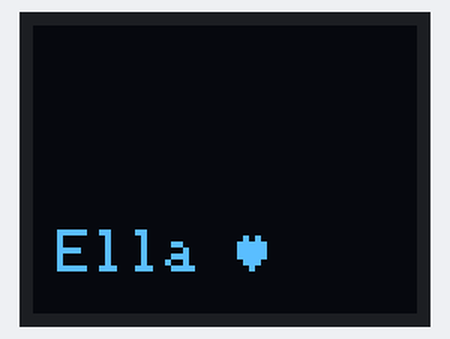
A sketch run on a simulated Arduino Uno, built with avr-gcc and run on an emulated ATmega328P. Parts: 64×48 one-colour display. The display library's start-up logo is not drawn; random numbers use the default seed unless the sketch sets one.

Above: at 1.4 s.
At 6.12 s:
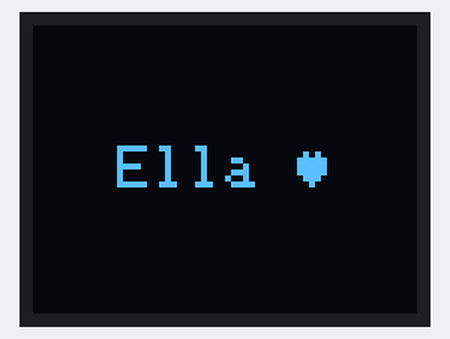
At 10.84 s:
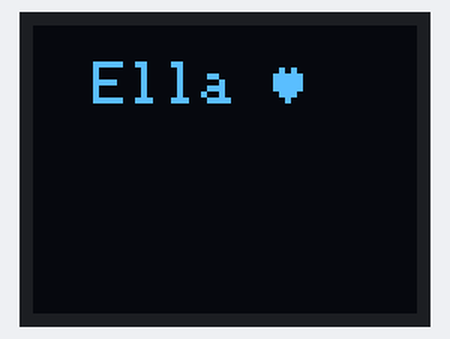
At 20.6 s:
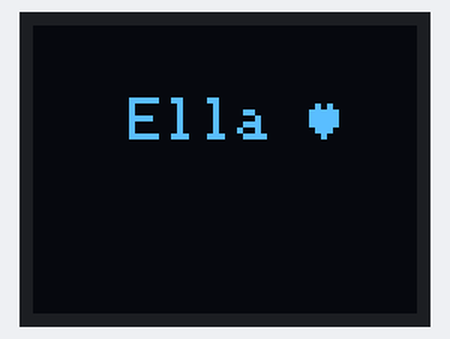
At 30.05 s:
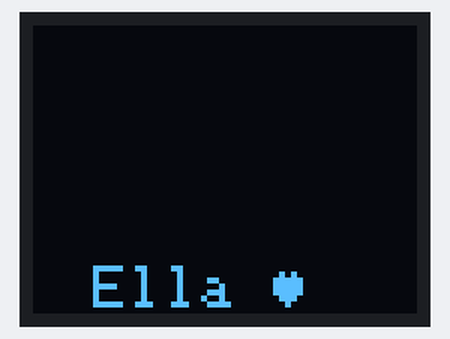
At 39.8 s:
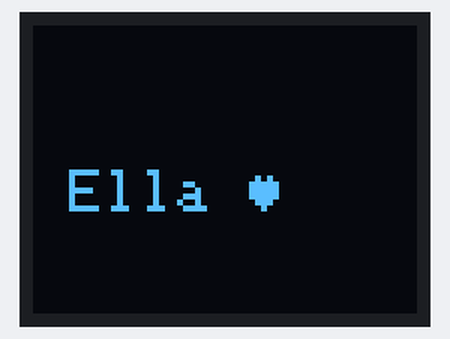

The sketch:

Bouncer.ino
```cpp
/*
     Silly sample program.
*/
#include <MicroView.h>

void setup() {
	uView.begin();		// begin of MicroView
	uView.clear(ALL);	// erase hardware memory inside the OLED controller
	uView.display();	// display the content in the buffer memory, by default it is the MicroView logo
	delay(700);
	uView.clear(PAGE);	// erase the memory buffer, when next uView.display() is called, the OLED will be cleared.
        randomSeed(analogRead(0));
}


void loop()
{
	int onDelay=20;
	uView.setFontType(0);
	uView.setCursor(0,0);
	uView.display();
	delay(500);

        int max_x = 20;
        int max_y = uView.getLCDHeight() - uView.getFontHeight();

        int x0=random(max_x);
    	int x1=random(max_x);
    	int y0=random(max_y);
    	int y1=random(max_y);

        int dx0=1;
        int dy0=1;
        int dx1=1;
        int dy1=1;

        while (true)
        {
          uView.clear(PAGE);	// erase the memory buffer, when next uView.display() is called, the OLED will be cleared.
      	  uView.setCursor(x0,y0);
          uView.print("Ella ");
          char c = 3;
          uView.print(c);
          uView.display();
          delay(onDelay);

          x0 += dx0;
          y0 += dy0;
          x1 += dx1;
          y1 += dy1;

          if ((x0 > max_x) || (x0 < 1)) dx0=-dx0;
          if ((y0 > max_y) || (y0 < 1)) dy0=-dy0;
          if ((x1 > max_x) || (x1 < 1)) dx1=-dx1;
          if ((y1 > max_y) || (y1 < 1)) dy1=-dy1;
	}
}
```
